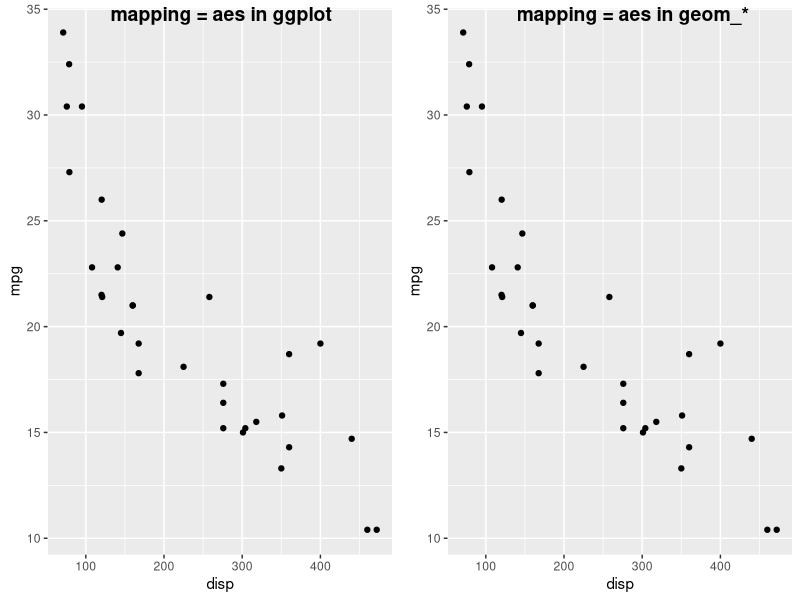
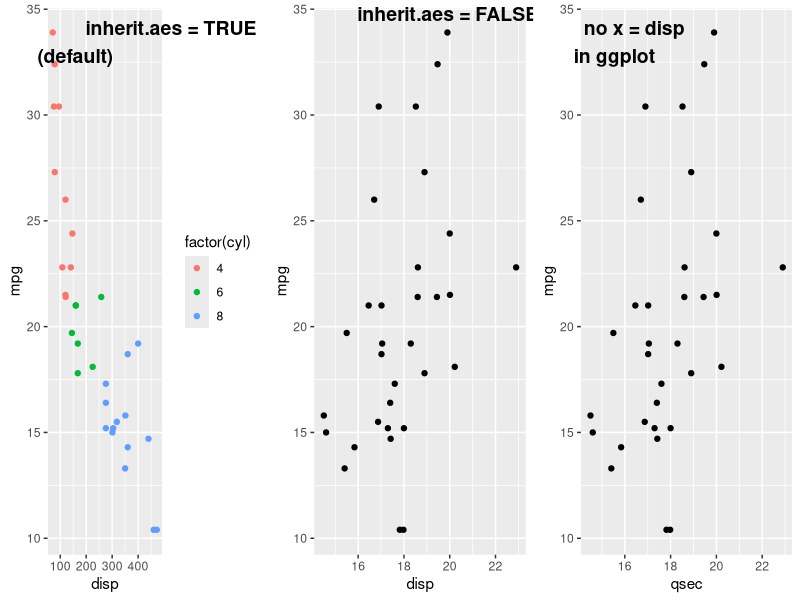

Write R code to recreate these figures, in order. (Note: this script raises an error after producing the figures.)
## ---- chunk 1
#| label: setup
#| echo: false
#| output: false
#| message: false
library(tidyverse)
library(ggpubr)
library(readxl)
## ---- chunk 2

## ---- chunk 3

## ---- chunk 4
gg1 <-   ggplot(data = mtcars, mapping = aes(x = disp, y = mpg)) +
  geom_point()

gg2 <-   ggplot(data = mtcars) +
  geom_point(mapping = aes(x = disp, y = mpg))

ggarrange(gg1, gg2, labels = c("mapping = aes in ggplot", "mapping = aes in geom_*"),
          nrow = 1)
## ---- chunk 5
## combine aes
gg3 <-   ggplot(data = mtcars, mapping = aes(x = disp, colour = factor(cyl))) +
##  geom_point(data = mtcars, mapping = aes(y = mpg), col = 'blue')
  geom_point(data = mtcars, mapping = aes(y = mpg))
#inherit.aes    = FALSE, overrides the default aesthetics, rather than combining with them.
gg4 <-   ggplot(data =  mtcars, mapping = aes(x = disp, colour = factor(cyl))) +
##  geom_point(data = mtcars, mapping = aes(y = mpg), col = 'blue')
  geom_point(data = mtcars, mapping = aes(x = qsec, y = mpg), show.legend = TRUE, inherit.aes = FALSE)
## ---- chunk 6
## x = disp removed from ggplot
gg5 <-   ggplot(data = mtcars, mapping = aes(colour = factor(cyl))) +
##  geom_point(data = mtcars, mapping = aes(y = mpg), col = 'blue')
  geom_point(mapping = aes(x = qsec, y = mpg), show.legend = TRUE, inherit.aes = FALSE)

ggarrange(gg3, gg4, gg5, labels = c("inherit.aes = TRUE\n(default)", "inherit.aes = FALSE", "no x = disp\nin ggplot"),
          nrow = 1)
## ---- chunk 7
ggplot() +
  geom_point(
    mapping = aes(x = disp, y = mpg, 
                  colour = factor(am),
                  size = qsec,
                  alpha = wt,
                  shape = factor(ifelse(am, "Man", "Aut"))
                  ),
    data = mtcars,
    labs(colour = "cyl", alpha = "speed\n(km/h)", shape = "trans-\nmission")
    )
## ---- chunk 8
ggplot() +
  geom_point(
    data = mtcars,
    mapping = aes(
               x = disp, 
               y = mpg, 
               colour = factor(cyl), 
               alpha = 3.6*(0.25*1609.347)/qsec, 
               shape = factor(ifelse(am, "Man", "Aut"))
               ), 
    size = 4,
    ) +
  labs(
    colour = "cyl", 
    alpha = "speed\n(km/h)", 
    shape = "trans-\nmission"
    )
## ---- chunk 9
ggplot() +
  geom_point(
    data = mtcars,
    mapping = aes(
      x = disp,
      y = mpg, 
      colour = factor(cyl), 
      size = 3.6*(0.25*1609.347)/qsec, 
      shape = factor(
        # Note codeing am
        # 0 automatic, 1 manual
        ifelse(
          am, 
          "Aut", 
          "Man"
          )
        )
      )
    ) +
  labs(
    colour = "cyl", 
    size = "speed\n(km/h)", 
    shape = "trans-\nmission"
    ) +
  geom_smooth(
    data = mtcars, 
    mapping = aes(x = disp, y = mpg)
    )
## ---- chunk 10
ggplot() +
  geom_point(
    data = mtcars,
    mapping = aes(
      x = disp,
      y = mpg, 
      colour = factor(cyl), 
      size = 3.6*(0.25*1609.347)/qsec, 
      shape = factor(
        # Note codeing am
        # 0 automatic, 1 manual
        ifelse(
          am, 
          "Aut", 
          "Man"
          )
        )
      )
    ) +
  labs(
    colour = "cyl", 
    size = "speed\n(km/h)", 
    shape = "trans-\nmission"
    ) +
  geom_smooth(
    data = mtcars, 
    mapping = aes(x = disp, y = mpg),
    span = 0.5,
    level = 0.99
    ) + 
  geom_smooth(
    data = mtcars, 
    mapping = aes(x = disp, y = mpg),
    span = 0.5,
    level = 0.95
  ) +
  geom_smooth(
    data = mtcars,
    mapping = aes(x = disp, y = mpg),
    method = lm,
    se = FALSE,
    colour = "red"
  )
## ---- chunk 11
ggplot(
  data = mtcars, 
  mapping = aes(
    x = disp, 
    y = mpg
    )
  ) +
  geom_point() +
  geom_smooth(
    method = "lm", 
    se = FALSE
    ) +
  # robust lm
  geom_smooth(
    method = MASS::rlm, 
    colour = 'Red', 
    se = FALSE
    )
## ---- chunk 12
## create tibble from scratch
df_mean <-   tibble(
  cyl = c("avg. car 4 cyl.", "avg. car 6 cyl.", "avg. car 8 cyl."), 
  mpg = c(22.66, 17.74, 15.10), 
  disp = c(105.14, 183.31, 353.10)
  )
## ---- chunk 13
df_mean
## ---- chunk 14
ggplot(
  data = mtcars, 
  mapping = aes(x = disp, y = mpg)
  ) +
  geom_point(
    mapping = aes(colour = factor(cyl))
    ) +
  geom_smooth(
    method = "lm", 
    se = FALSE
    ) +
  geom_smooth(
    method = MASS::rlm, 
    colour = 'Red', 
    se = FALSE
    ) +
  geom_point(
    data = df_mean, 
    mapping = aes(x = disp, y = mpg), 
    colour = "black", 
    size = 3
    ) +
  geom_text(
    data = df_mean, 
    mapping = aes(x = disp, y = mpg, label = cyl), 
    colour = "black", 
    vjust = 1.5
    )
## ---- chunk 15
ggplot(
  data = mtcars, 
  mapping = aes(
    x = hp, 
    y = 1609.347/(2*qsec^2)
    )
  ) +
  facet_wrap(~cut_number(wt, n =3)) +
  geom_point(
    aes(colour = cut_number(
      wt, 
      n = 3)
      )
    ) +
  geom_smooth(
    method = "lm", 
    se = FALSE
    )
## ---- chunk 16
#new dataframe to use for the grey points
hp_acc <- data.frame(
  hp = mtcars$hp, 
  acc = 1609.347/(2*mtcars$qsec^2)
  )

ggplot(
  data = mtcars, 
  mapping = aes(x = hp, y = 1609.347/(2*qsec^2))
  ) +
  geom_point(
    data = hp_acc, 
    mapping = aes(x = hp, y = acc), colour = "grey80"
    ) +
  facet_wrap(
    ~cut_number(
      wt, 
      n =3 , 
      labels = c("Light", "Medium", "Heavy")
      )
    ) +
  geom_point(
    mapping = aes(colour = cut_number(
      wt, 
      n = 3, 
      labels = c("Light", "Medium", "Heavy")
      )
      ),
    show.legend = TRUE
    ) +
  geom_smooth(
    mapping = aes(colour = cut_number(
      wt, 
      n = 3, 
      labels = c("Light", "Medium", "Heavy")
      )
      ),
    method = "lm", 
    se = FALSE
    ) +
  labs(
    y = "Mean acceleration (m/s^2)", 
    colour = "Weight"
    )
## ---- chunk 17
ggplot(
  data = mtcars, 
  mapping = aes(x = hp, y = 1609.347/(2*qsec^2))
  ) +
  geom_point(
    data = hp_acc, 
    mapping = aes(x = hp, y = acc), 
    colour = "grey80"
    ) +
  facet_grid(
    factor(cyl)~cut_number(
      wt, 
      n =3 , 
      labels = c("Light", "Medium", "Heavy"))
    ) +
  geom_point(
    mapping = aes(
      colour = cut_number(
        wt, 
        n = 3, 
        labels = c("Light", "Medium", "Heavy")
        )
      ),
    show.legend = FALSE
    ) +
  geom_smooth(
    method = "lm", 
    se = FALSE
    ) +
  labs(
    y = "Mean acceleration", 
    colour = "Weight"
    )
## ---- chunk 18
Rogaland_99_02 <- read_excel("Rogaland_99-02.xlsx", 
    skip = 2)
## ---- chunk 19
Rogaland_99_02 <- read_delim(
  file = "Rogaland_99_02.csv", 
  delim = ";", 
  escape_double = FALSE, 
  locale = locale(
    date_names = "nb", 
    encoding = "ISO-8859-1"
    ), 
  trim_ws = TRUE, 
  skip = 1,
  show_col_types = FALSE
  )
## ---- chunk 20
metadata_10540 <- ApiData(
  "https://data.ssb.no/api/v0/no/table/10540/", 
  returnMetaFrames = TRUE
  )
## ---- chunk 21
metadata_13891_no <- ApiData(
  "https://data.ssb.no/api/v0/no/table/13891/", 
  returnMetaFrames = TRUE
  )
## ---- chunk 22
metadata_13891_no$
## ---- chunk 23
unemp99to02 <- ApiData12(
  "http://data.ssb.no/api/v0/en/table/10540",
  # Have not been able to specify more complex regions
  #Region = list("11*"),
  Region = c("1101",
          "1102",
          "1103",
          "1106",
          "1111",
          "1112",
          "1114",
          "1119",
          "1120",
          "1121",
          "1122",
          "1124",
          "1127",
          "1129",
          "1130",
          "1133",
          "1134",
          "1135",
          "1141",
          "1142",
          "1144",
          "1145",
          "1146",
          "1149",
          "1151",
          "1154"), 
  Tid = c(paste(
    rep(1999:2002, each = 12), 
    "M",
    sprintf("%02d", 1:12), 
    sep = "")
    ),
  Alder = "15-29"
  )
## ---- chunk 24
paste(
    rep(1999:2002, each = 12), 
    "M",
    sprintf("%02d", 1:12),
    sep = ""
    )
## ---- chunk 25
metadata_10540$Tid
